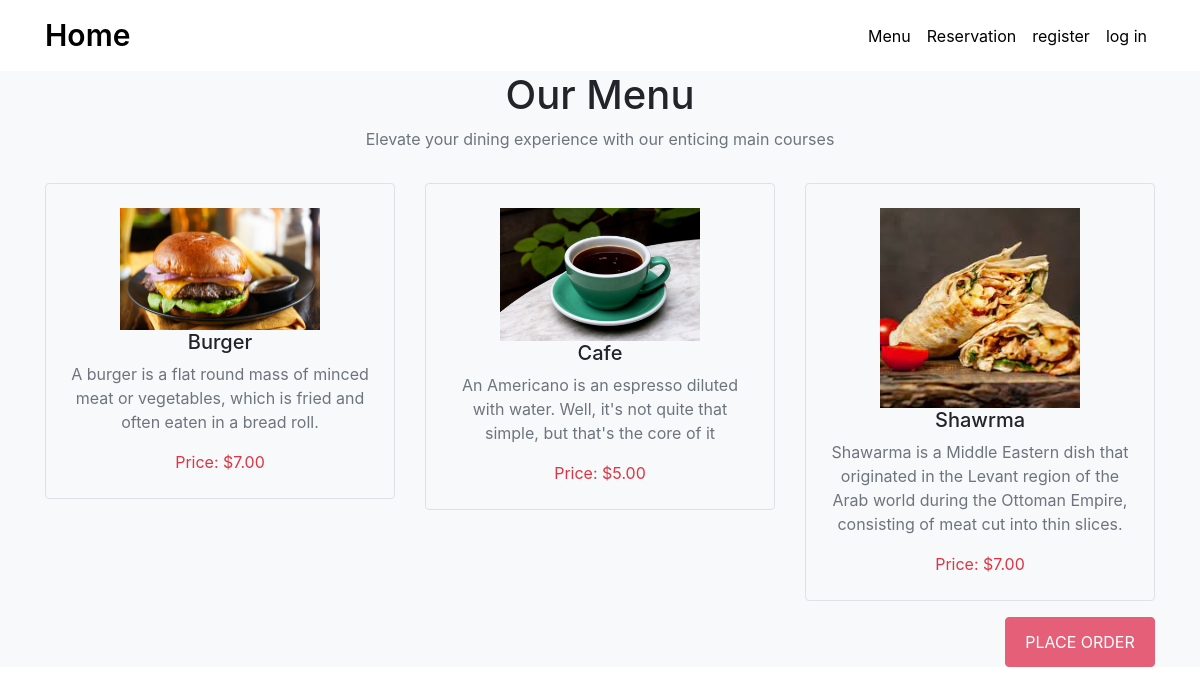
The app's page /menu/ with its own data.
### menu/models.py (models this page shows, shortened)
class MenuItem(models.Model):
    name = models.CharField(max_length=255)
    category = models.ForeignKey(Category, on_delete=models.CASCADE)
    description = models.TextField()
    price = models.DecimalField(max_digits=10, decimal_places=2, default=0.0)
    image = models.ImageField(upload_to='menu_images/', null=True, blank=True)

### menu/views.py (the view)
# urls.py: path('menu/', menu_view, name='menu'),
def menu_view(request):
    menu_items = MenuItem.objects.all()
    return render(request, 'menu/menu.html', {'menu_items': menu_items})

### menu/templates/menu/menu.html (shortened to what this page needs)
{% extends 'menu/base.html' %}
{% load static %}
{% block content %}
<section class="Menu bg-light" id="Menu">
    <div class="container">
        <div class="row mb-3">
            <div class="col-md-6 m-auto text-center">
                <h1>Our Menu</h1>
                <p class="text-muted">Elevate your dining experience with our enticing main courses</p>
            </div>
        </div>
        <div class="row">
            {% for item in menu_items %}
            <div class="col-lg-4 col-md-6 mb-3">
                <div class="Menu-box text-center border rounded rounded p-4">
                    {% if item.image %}
                    <img src="{{ item.image.url }}" width="200" alt="{{ item.name }}">
                    {% endif %}
                    <h5> {{ item.name }} </h5>
                    <p class="text-muted">{{ item.description }}</p>
                    <div class="price"> Price: ${{ item.price }} </div>
                </div>
            </div>
            {% endfor %}
            <div class="col-lg-12 text-right">
                <button type="submit" value="Place order" class="rounded text-center"> <a style="color: white; text-decoration: none;" href="{% url 'order_view' %}">Place order</a></button>
            </div>
        </div>
    </div>
</section>
{% endblock content %}

### menu/templates/menu/base.html (shortened to what this page needs)
{% load static %}
<!DOCTYPE html>
<html>
<head>
    <link rel="stylesheet" href="{% static 'css/bootstrap.min.css' %}">
    <link rel="stylesheet" href="{% static 'css/style.css' %}">
    <link rel="stylesheet" href="{% static 'css/all.min.css' %}">
</head>
<body>
    <nav class="navbar navbar-expand-lg navbar-light">
        <div class="container">
            <a class="navbar-brand" href="{% url 'home' %}">Home</a>
            <div class="collapse navbar-collapse" id="navbarSupportedContent">
                <ul class="navbar-nav ml-auto">
                    <li class="nav-item">
                        <a class="nav-link" href="{% url 'menu' %}">Menu</a>
                    </li>
                    <li class="nav-item">
                        <a class="nav-link" href="{% url 'reserve_table' %}">Reservation</a>
                    </li>
                    {% if user.is_authenticated %}
                    <li class="nav-item">
                        <a class="nav-link"> Hello, {{ user.username }}. </a>
                    </li>
                    <li class="nav-item">
                        <a class="nav-link" href="{% url 'logout' %}"> Logout </a>
                        {% else %}
                    <li class="nav-item">
                        <a class="nav-link" href="{% url 'register' %}"> register </a>
                    </li>
                    <li class="nav-item">
                        <a class="nav-link" href="{% url 'login' %}"> log in </a>
                    </li>
                    {% endif %}
                </ul>
            </div>
        </div>
    </nav>
    <div>{% block content %} {% endblock content %}</div>
</body>
</html>

### menu/static/css/style.css (style rules this page uses)
nav { width: 100%; background-color: #fff; }
.navbar-light .navbar-brand { color: #000; }
.navbar-light .navbar-nav .nav-link { color: #000; }
.navbar-brand { font-size: 30px; font-weight: 600; }
.Menu button { background-color: #e65f78; border: 1px solid #e65f78; padding: 12px; width: 150px; color: #fff; text-transform: uppercase; }
.price { color: #dc3545; }

### records on screen
MenuItem: image (picture), name "Burger", description "A burger is a flat round mass of minced meat or vegetables, which is fried and often eaten in a bread roll.", price "7.00"
MenuItem: image (picture), name "Cafe", description "An Americano is an espresso diluted with water. Well, it's not quite that simple, but that's the core of it", price "5.00"
MenuItem: image (picture), name "Shawrma", description "Shawarma is a Middle Eastern dish that originated in the Levant region of the Arab world during the Ottoman Empire, consisting of meat cut into thin slices.", price "7.00"
